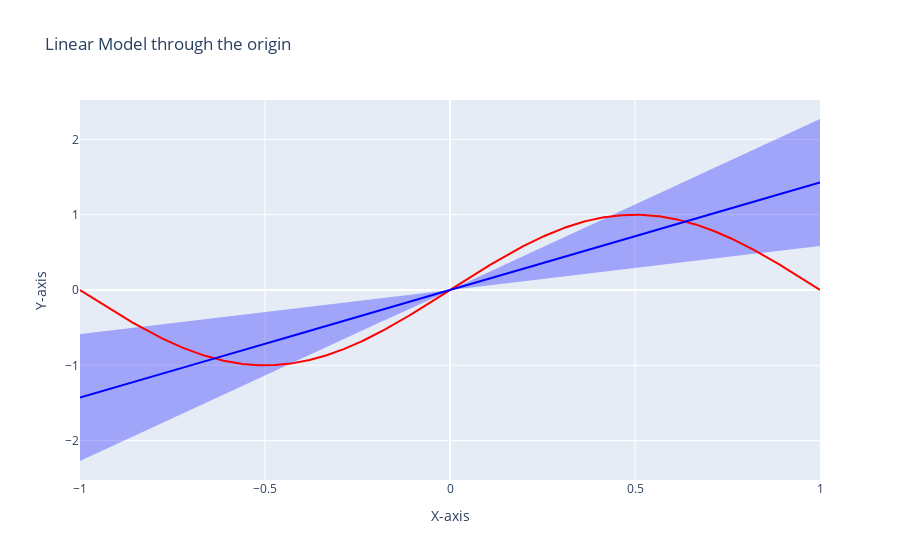

Notebook code cell kept with this figure:
### Code cell
import plotly.graph_objects as go
import numpy as np

print(g_bar)
print(var)

g_bar = np.vectorize(sympy.lambdify([x], g_bar, "numpy"))
var = np.vectorize(sympy.lambdify([x], var, "numpy"))

# Sample data for the x-axis
x = np.linspace(-1, 1, 1000)

# Sample data for the upper and lower bounds of the filled area
upper_bound = g_bar(x) + np.sqrt(var(x))
lower_bound = g_bar(x) - np.sqrt(var(x))

# Create the area graph using Plotly
fig = go.Figure()

# Add the filled area trace
fig.add_trace(go.Scatter(x=x, y=upper_bound, mode='lines', line=dict(color='rgba(0, 0, 255, 0)'), name='Upper Bound'))
fig.add_trace(go.Scatter(x=x, y=lower_bound, mode='lines', line=dict(color='rgba(0, 0, 255, 0)'), name='Lower Bound'))
fig.add_trace(go.Scatter(x=x, y=upper_bound, fill='tonexty', mode='none', fillcolor='rgba(0, 0, 255, 0.3)', name='Area'))

# Add the function line
fig.add_trace(go.Scatter(x=x, y=np.sin(math.pi * x), mode='lines', line=dict(color='rgba(255, 0, 0, 1)'), name='Target Function'))
fig.add_trace(go.Scatter(x=x, y=g_bar(x), mode='lines', line=dict(color='rgba(0, 0, 255, 1)'), name='g_bar'))


# Optional: Customize layout
fig.update_layout(title='Linear Model through the origin',
                  xaxis_title='X-axis',
                  yaxis_title='Y-axis',
                  legend=dict(x=0, y=1),
                  showlegend=False)

# Show the plot
fig.show()

### Figure 1 — Plotly figure (JSON) as saved in the notebook; plotly's stock layout.template omitted (floating-point values rounded to 4 significant figures; data arrays with more than 128 entries replaced by an {"elided": "..."} marker saying what was removed)
{"data": [{"line": {"color": "rgba(0, 0, 255, 0)"}, "mode": "lines", "name": "Upper Bound", "type": "scatter", "x": {"elided": "1000 float values"}, "y": {"elided": "1000 float values"}}, {"line": {"color": "rgba(0, 0, 255, 0)"}, "mode": "lines", "name": "Lower Bound", "type": "scatter", "x": {"elided": "1000 float values"}, "y": {"elided": "1000 float values"}}, {"fill": "tonexty", "fillcolor": "rgba(0, 0, 255, 0.3)", "mode": "none", "name": "Area", "type": "scatter", "x": {"elided": "1000 float values"}, "y": {"elided": "1000 float values"}}, {"line": {"color": "rgba(255, 0, 0, 1)"}, "mode": "lines", "name": "Upper Bound", "type": "scatter", "x": {"elided": "1000 float values"}, "y": {"elided": "1000 float values"}}, {"line": {"color": "rgba(0, 0, 255, 1)"}, "mode": "lines", "name": "Upper Bound", "type": "scatter", "x": {"elided": "1000 float values"}, "y": {"elided": "1000 float values"}}], "layout": {"legend": {"x": 0, "y": 1}, "showlegend": false, "title": {"text": "Linear Model through the origin"}, "xaxis": {"title": {"text": "X-axis"}}, "yaxis": {"title": {"text": "Y-axis"}}}}
